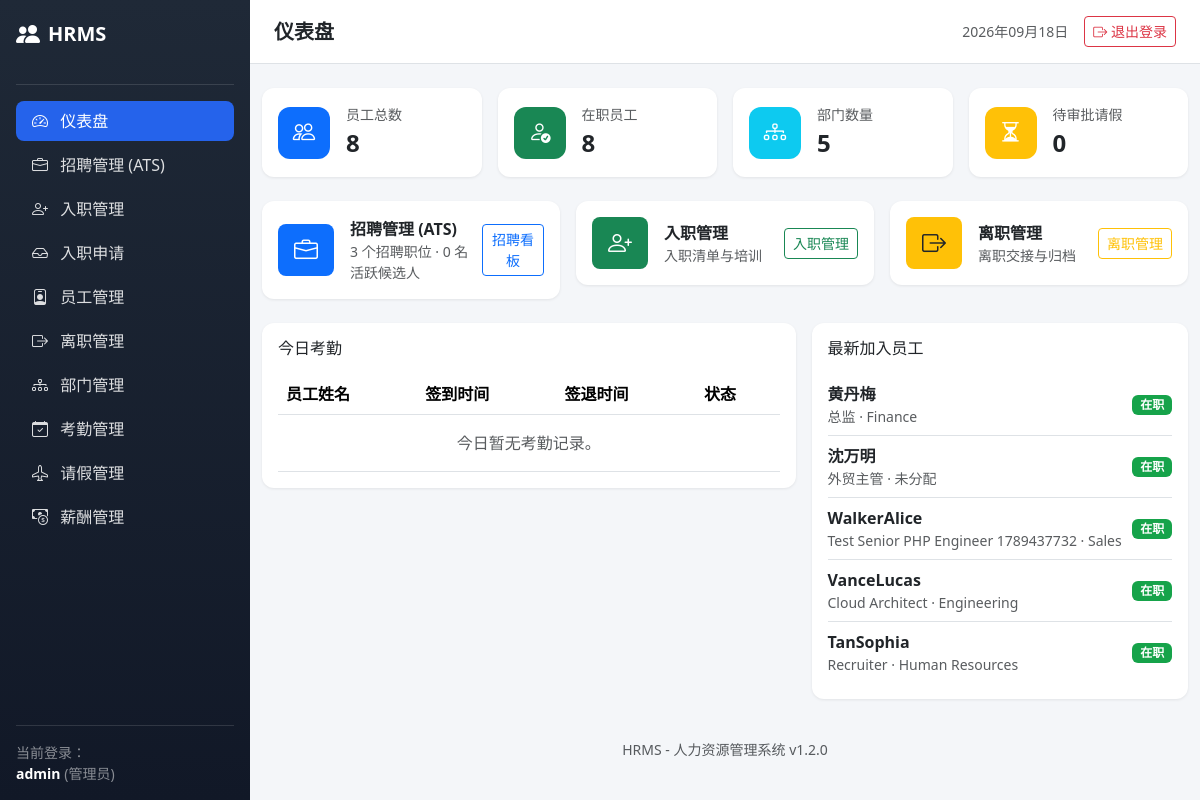
The app's page /public/index.php (signed in), older data.
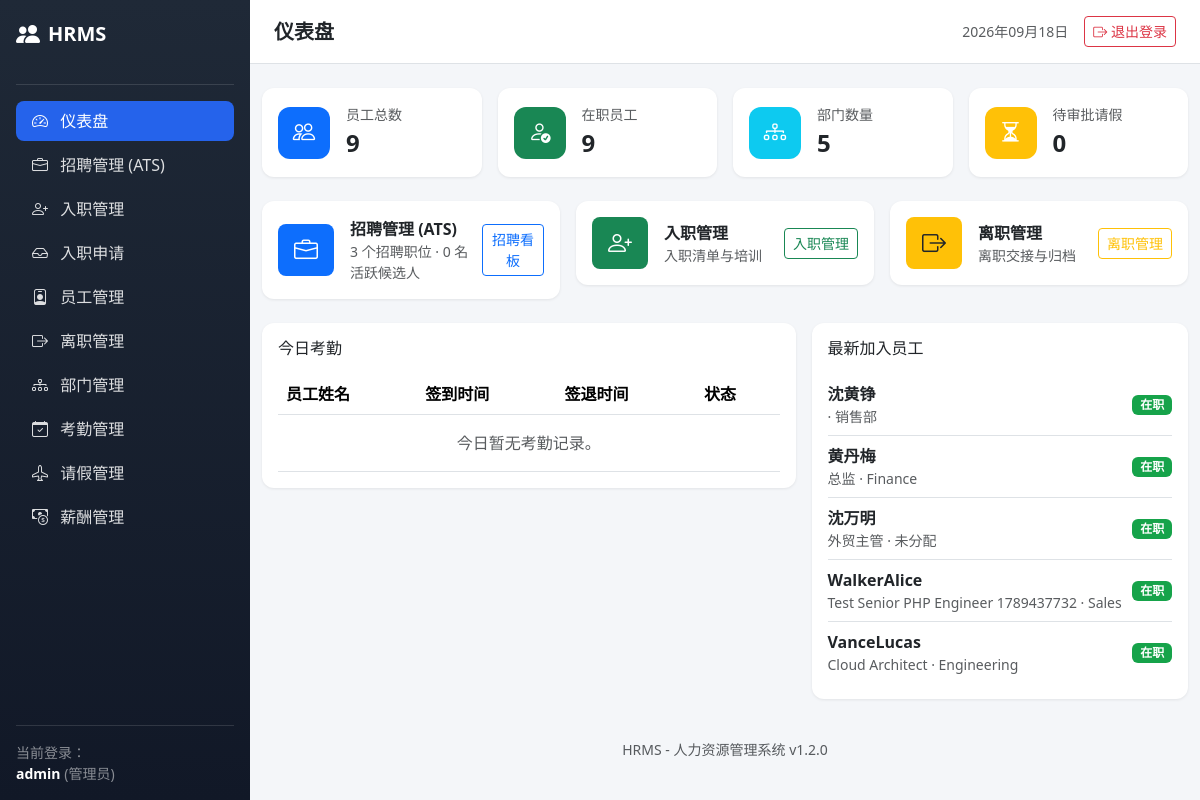
The same page, newer data.
### tables this page shows
CREATE TABLE employees (
    id INTEGER PRIMARY KEY AUTOINCREMENT,
    employee_code TEXT NOT NULL UNIQUE,
    first_name TEXT NOT NULL,
    last_name TEXT NOT NULL,
    email TEXT NOT NULL UNIQUE,
    phone TEXT,
    gender TEXT CHECK (gender IN ('Male', 'Female', 'Other') OR gender IS NULL),
    dob TEXT,
    address TEXT,
    department_id INTEGER,
    designation TEXT,
    hire_date TEXT,
    salary NUMERIC NOT NULL DEFAULT 0,
    status TEXT NOT NULL DEFAULT 'Active' CHECK (status IN ('Active', 'Inactive', 'Terminated')),
    created_at TEXT NOT NULL DEFAULT CURRENT_TIMESTAMP,
    updated_at TEXT NOT NULL DEFAULT CURRENT_TIMESTAMP, id_number TEXT, ethnicity TEXT, household_address TEXT, emergency_contact TEXT, emergency_relation TEXT, emergency_phone TEXT, education TEXT,
    FOREIGN KEY (department_id) REFERENCES departments(id) ON DELETE SET NULL
);

CREATE TABLE departments (
    id INTEGER PRIMARY KEY AUTOINCREMENT,
    name TEXT NOT NULL,
    description TEXT,
    created_at TEXT NOT NULL DEFAULT CURRENT_TIMESTAMP
);

### app/controllers/DashboardController.php (called while the page is built, shortened)
<?php
class DashboardController extends Controller
{
    public function index()
    {
        $employeeModel = $this->model('Employee');
        $departmentModel = $this->model('Department');
        $leaveModel = $this->model('LeaveRequest');
        $attendanceModel = $this->model('Attendance');
        $jobModel = $this->model('JobOpening');
        $candidateModel = $this->model('Candidate');
        $data = [
            'pageTitle'       => '仪表盘',
            'totalEmployees'  => $employeeModel->count(),
            'activeEmployees' => $employeeModel->countActive(),
            'totalDepartments'=> $departmentModel->count(),
            'pendingLeaves'   => $leaveModel->countByStatus('Pending'),
            'openJobs'        => $jobModel->countOpen(),
            'activeCandidates'=> $candidateModel->countActive(),
            'todayAttendance' => $attendanceModel->allWithEmployee(date('Y-m-d')),
            'recentEmployees' => array_slice($employeeModel->allWithDepartment(), 0, 5),
        ];
        $this->render('dashboard/index', $data);
    }
}

### core/Router.php (called while the page is built, shortened)
<?php
class Router
{
    public function dispatch(string $url = '')
    {
        $url = trim($url, '/');
        $url = filter_var($url, FILTER_SANITIZE_URL);
        $segments = $url === '' ? [] : explode('/', $url);
        $action = $segments[1] ?? DEFAULT_ACTION;
        $params = array_slice($segments, 2);
        $controller = new $controllerClass();
        call_user_func_array([$controller, $action], $params);
    }
}

### public/index.php (called while the page is built, shortened)
<?php
require_once __DIR__ . '/../config/config.php';
$router = new Router();
$url = $_GET['url'] ?? '';
$router->dispatch($url);

### core/Model.php (called while the page is built, shortened)
<?php
class Model
{
    protected PDO $db;
    protected string $table = '';
    public function __construct()
    {
        $this->db = Database::getInstance();
    }
    public function count(array $conditions = []): int
    {
        $sql = "SELECT COUNT(*) as cnt FROM {$this->table}";
        $clauses = [];
        foreach ($conditions as $key => $value) {
            $clauses[] = "{$key} = :{$key}";
        }
        if (!empty($clauses)) {
            $sql .= ' WHERE ' . implode(' AND ', $clauses);
        }
        $stmt = $this->db->prepare($sql);
        $stmt->execute($conditions);
        return (int) $stmt->fetch()['cnt'];
    }
    protected function query(string $sql, array $params = [])
    {
        $stmt = $this->db->prepare($sql);
        $stmt->execute($params);
        return $stmt;
    }
}

### config/config.php (called while the page is built, shortened)
<?php
spl_autoload_register(function ($class) {
    $paths = [
        __DIR__ . '/../core/' . $class . '.php',
        __DIR__ . '/../app/controllers/' . $class . '.php',
        __DIR__ . '/../app/models/' . $class . '.php',
    ];
    foreach ($paths as $path) {
        if (file_exists($path)) {
            return;
        }
    }
});

### core/Database.php (called while the page is built, shortened)
<?php
class Database
{
    private static ?PDO $instance = null;
    public static function getInstance(): PDO
    {
        if (self::$instance === null) {
            $databaseExists = file_exists(DB_PATH);
            $dsn = 'sqlite:' . DB_PATH;
            $options = [
                PDO::ATTR_ERRMODE            => PDO::ERRMODE_EXCEPTION,
                PDO::ATTR_DEFAULT_FETCH_MODE => PDO::FETCH_ASSOC,
                PDO::ATTR_EMULATE_PREPARES   => false,
            ];
            try {
                self::$instance = new PDO($dsn, null, null, $options);
                self::$instance->exec('PRAGMA foreign_keys = ON');
                if (!$databaseExists || !self::$instance->query("SELECT 1 FROM sqlite_master WHERE type = 'table' AND name = 'users'")->fetchColumn()) {
                    $schema = file_get_contents(__DIR__ . '/../database/schema.sql');
                    if ($schema === false || self::$instance->exec($schema) === false) {
                        throw new RuntimeException('Unable to initialize the SQLite schema.');
                    }
                } else {
                    self::ensureAdditionalTables(self::$instance);
                }
            } catch (PDOException $e) {
                error_log($e->getMessage());
                die('Database connection failed. Check the application configuration.');
            } catch (RuntimeException $e) {
                error_log($e->getMessage());
                die('Database initialization failed. Check database/schema.sql.');
            }
        }
        return self::$instance;
    }
    private static function ensureAdditionalTables(PDO $pdo): void
    {
        $hasOffboarding = $pdo->query("SELECT 1 FROM sqlite_master WHERE type = 'table' AND name = 'offboarding_employees'")->fetchColumn();
        $hasRecruitment = $pdo->query("SELECT 1 FROM sqlite_master WHERE type = 'table' AND name = 'candidates'")->fetchColumn();
        $hasOnboardingApplications = $pdo->query("SELECT 1 FROM sqlite_master WHERE type = 'table' AND name = 'onboarding_applications'")->fetchColumn();
    }
}

### app/models/Employee.php (called while the page is built, shortened)
<?php
class Employee extends Model
{
    public function allWithDepartment()
    {
        $sql = "SELECT e.*, d.name as department_name
                FROM employees e
                LEFT JOIN departments d ON e.department_id = d.id
                WHERE e.status != 'Terminated'
                ORDER BY e.id DESC";
        return $this->query($sql)->fetchAll();
    }
    public function countActive(): int
    {
        return $this->count(['status' => 'Active']);
    }
}

### app/models/LeaveRequest.php (called while the page is built, shortened)
<?php
class LeaveRequest extends Model
{
    public function countByStatus(string $status): int
    {
        return $this->count(['status' => $status]);
    }
}

### app/models/JobOpening.php (called while the page is built, shortened)
<?php
class JobOpening extends Model
{
    public function countOpen(): int
    {
        return $this->count(['status' => 'Open']);
    }
}

### app/models/Candidate.php (called while the page is built, shortened)
<?php
class Candidate extends Model
{
    public function countActive(): int
    {
        $sql = "SELECT COUNT(*) as cnt FROM candidates WHERE stage IN ('Applied', 'Screening', 'Interview', 'Offered')";
        return (int) $this->query($sql)->fetch()['cnt'];
    }
}

### app/models/Attendance.php (called while the page is built, shortened)
<?php
class Attendance extends Model
{
    public function allWithEmployee(string $date = null)
    {
        $sql = "SELECT a.*, e.first_name, e.last_name, e.employee_code
                FROM attendance a
                JOIN employees e ON a.employee_id = e.id";
        $params = [];
        if ($date) {
            $sql .= " WHERE a.attendance_date = :date";
            $params['date'] = $date;
        }
        $sql .= " ORDER BY a.attendance_date DESC, e.first_name ASC";
        return $this->query($sql, $params)->fetchAll();
    }
}

### app/views/dashboard/index.php (the view, shortened to what the rows shown need)
<?php
$statusCn = [
    'Present' => '出勤', 'Absent' => '缺勤', 'Late' => '迟到', 'Half Day' => '半天假', 'Leave' => '请假',
    'Active' => '在职', 'On Leave' => '休假', 'Terminated' => '已离职'
];
?>
<div class="row g-3">
    <div class="col-md-7">
        <div class="card p-3">
            <div class="table-responsive">
                <table class="table table-hover align-middle mb-0">
                    <thead>
                        <tr><th>员工姓名</th><th>签到时间</th><th>签退时间</th><th>状态</th></tr>
                    </thead>
                </table>
            </div>
        </div>
    </div>
    <div class="col-md-5">
        <div class="card p-3">
            <ul class="list-group list-group-flush">
                <?php foreach ($recentEmployees as $e): ?>
                    <li class="list-group-item d-flex justify-content-between align-items-center px-0">
                        <div>
                            <div class="fw-semibold"><?php echo htmlspecialchars($e['last_name'] . $e['first_name']); ?></div>
                            <div class="text-muted small"><?php echo htmlspecialchars($e['designation'] ?? ''); ?> · <?php echo htmlspecialchars($e['department_name'] ?? '未分配'); ?></div>
                        </div>
                        <span class="badge badge-status-<?php echo $e['status']; ?>"><?php echo $statusCn[$e['status']] ?? $e['status']; ?></span>
                    </li>
                <?php endforeach; ?>
            </ul>
        </div>
    </div>
</div>

Row changes from the older to the newer data that the page shows:
no longer on this page (row unchanged): employees: last_name+first_name "TanSophia", designation "Recruiter", department.name "Human Resources", status "在职"
added employees: last_name+first_name "沈黄铮", department.name "销售部", status "在职"
Text that changed along with them:
$totalEmployees: "8" → "9"
$activeEmployees: "8" → "9"
